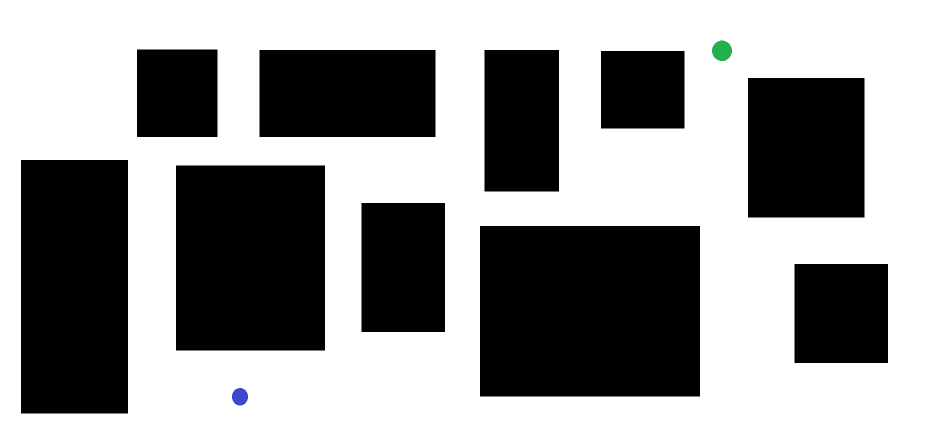
#> input picture Nav.png, 1895 x 885 px (shown at 1/2 size)
$ python mk5_2.py
#> lines starting #> are read from the running program, lines starting #| are printed output that depends on the picture; after the words box and inside, x2 and y2 are one past the last pixel; in counts of white or black regions, pixels touching at a corner belong together
import cv2
import numpy as np
img = cv2.imread("Nav.png",cv2.IMREAD_COLOR)
#> img is the input picture: shape (885, 1895, 3); mean B, G, R 152.8, 152.8, 152.6
k=0
x1 = 479                                                                          #loading the coordinates of points obtained in Part-1
y1 = 793
x2 = 1443
y2 = 101
i = x1
j = y1
path = []                                                                          #list to store coordinates of path-points. Ignore for now
while (i != x2 and j != y2) and k<1000 :                                             #counter (k) added to check progress and prevent infifnite loop in case of faulty  code
   d1 = i - x2                                                                      # sign of d1 and d2 determines the direction of travel
   d2 = j - y2
   if d1 < 0:
       if img[j, i+1,0] > 0 and img[j, i+1,1] > 0 and img[j, i+1,2]> 0:    # travel till detect black pixels(obstruction) ahead
           path = path + [[j,i]]                                                    #add point coordinates to path list(ignore for now)
           img[j,i] = [0,0,255]                                                     #mark the pixels on which we travel, as red
           i += 1                                                                   # keep moving right
           print('right up to',i,j)
   if d1 >  0:
       if img[j,i-1,0] > 0 and img[j,i-1,1] > 0 and img[j,i-1,2]> 0:
           path = path + [[j,i]]
           img[j,i]= [0,0,255]
           i -= 1                                                                   #keep moving left
           print('left up to',i,j)
   if d2 > 0:
       if img[j-1, i,0] > 0 and img[j-1,i,1] > 0 and img[j-1, i,2]> 0:
           path = path + [[j,i]]
           img[j,i] = [0,0,255]
           j -= 1                                                                   #keep moving up
           print('up till', i,j)
   if d2 < 0:
       if img[j+1,i ,0] > 0 and img[j+1, i ,1] > 0 and img[j+1,i ,2] > 0:
           path = path + [[j,i]]
           img[j,i] = [0,0,255]
           j += 1                                                                   # keep moving down
           print('down till',i,j)
   k+=1
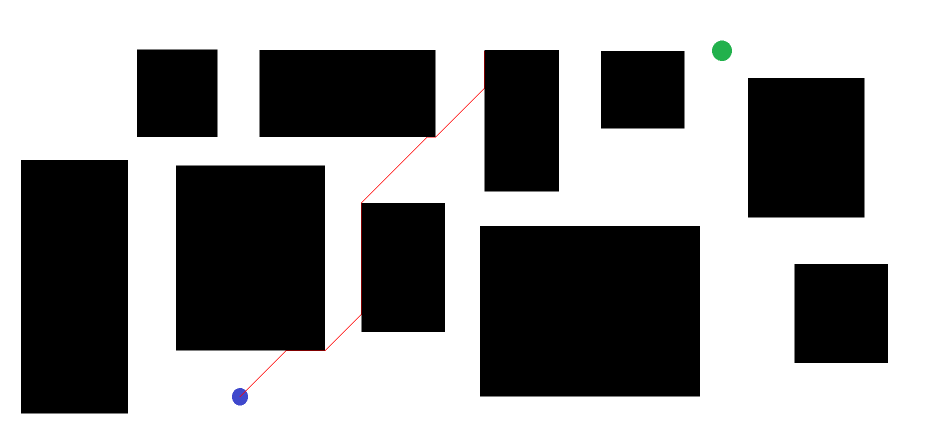
#> img: shape (885, 1895, 3) (shown at 1/2 size); 0.07% of pixels changed, all inside (x1, y1, x2, y2) = (479, 102, 969, 794)
#> after the loop, i = 968; j = 101; k = 787; path = 1181 pairs, first value 102 to 793, second value 479 to 968

cv2.imshow('img',img)
cv2.waitKey(0)
cv2.destroyAllWindows()
